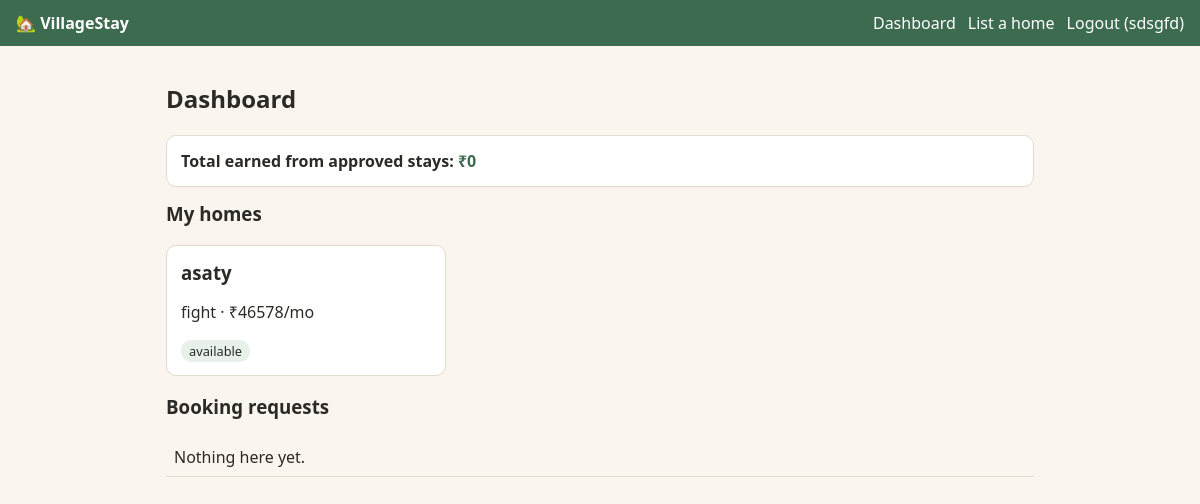
/dashboard (signed in), run on the app's committed database.
### tables this page shows
CREATE TABLE properties (
  id INTEGER PRIMARY KEY AUTOINCREMENT,
  owner_id INTEGER NOT NULL REFERENCES users(id),
  title TEXT NOT NULL,
  village TEXT NOT NULL,
  state TEXT NOT NULL,
  description TEXT,
  rent INTEGER NOT NULL,
  stay_type TEXT NOT NULL CHECK (stay_type IN ('experience','long_term')),
  caretaker INTEGER NOT NULL DEFAULT 0,
  image TEXT,
  verified INTEGER NOT NULL DEFAULT 0,
  status TEXT NOT NULL DEFAULT 'available'
);

### app.py (the view)
@app.route("/dashboard")
@login_required()
def dashboard():
    db, uid = get_db(), session["user_id"]
    if session["role"] == "admin":
        return redirect(url_for("admin"))
    if session["role"] == "owner":
        props = db.execute("SELECT * FROM properties WHERE owner_id=? ORDER BY id DESC", (uid,)).fetchall()
        reqs = db.execute("SELECT b.*, p.title, p.rent, p.caretaker, u.name AS guest_name FROM bookings b "
                          "JOIN properties p ON p.id=b.property_id JOIN users u ON u.id=b.guest_id "
                          "WHERE p.owner_id=? ORDER BY b.id DESC", (uid,)).fetchall()
        earned = sum(split(r["rent"], r["caretaker"])["owner"] * r["months"]
                     for r in reqs if r["status"] == "approved")
        return render_template("dashboard.html", props=props, reqs=reqs, earned=earned)
    reqs = db.execute("SELECT b.*, p.title FROM bookings b JOIN properties p ON p.id=b.property_id "
                      "WHERE b.guest_id=? ORDER BY b.id DESC", (uid,)).fetchall()
    return render_template("dashboard.html", props=[], reqs=reqs)

### app.py (called while the page is built)
def get_db():
    if "db" not in g:
        g.db = sqlite3.connect(DB)
        g.db.row_factory = sqlite3.Row
    return g.db

def login_required(role=None):
    def deco(f):
        @wraps(f)
        def wrapper(*a, **kw):
            if "user_id" not in session:
                return redirect(url_for("login"))
            if role and session.get("role") != role:
                flash("This page is not available for your account type.")
                return redirect(url_for("index"))
            return f(*a, **kw)
        return wrapper
    return deco

### templates/dashboard.html
{% extends "base.html" %}
{% block content %}
<h2>Dashboard</h2>
{% if session.role == 'owner' %}
<div class="box"><b>Total earned from approved stays:</b> <span class="price">₹{{ earned }}</span></div>
<h3>My homes</h3>
<div class="grid">
{% for p in props %}
  <a class="card" href="{{ url_for('property_detail', pid=p.id) }}"><h3>{{ p.title }}</h3>
  <p>{{ p.village }} · ₹{{ p.rent }}/mo</p><span class="tag">{{ p.status }}</span>
  {% if p.verified %}<span class="tag ok">✔ verified</span>{% endif %}</a>
{% else %}<p>No homes yet. <a href="{{ url_for('new_property') }}">List one</a>.</p>{% endfor %}
</div>
{% endif %}
<h3>{{ 'Booking requests' if session.role == 'owner' else 'My requests' }}</h3>
<table>
{% for r in reqs %}
  <tr>
    <td>{{ r.title }}{% if session.role == 'owner' %}<br><small>{{ r.guest_name }}</small>{% endif %}</td>
    <td>{{ r.start_date }}<br><small>{{ r.months }} month(s)</small></td>
    <td>{{ r.status }}</td>
    <td>
    {% if session.role == 'owner' and r.status == 'pending' %}
      <form class="inline" method="post" action="{{ url_for('booking_action', bid=r.id, action='approve') }}"><button>Approve</button></form>
      <form class="inline" method="post" action="{{ url_for('booking_action', bid=r.id, action='reject') }}"><button>Reject</button></form>
    {% elif session.role == 'guest' and r.status in ('pending', 'approved') %}
      <form class="inline" method="post" action="{{ url_for('cancel_booking', bid=r.id) }}"><button>Cancel</button></form>
    {% endif %}
    </td>
  </tr>
{% else %}<tr><td>Nothing here yet.</td></tr>{% endfor %}
</table>
{% endblock %}

### static/style.css (style rules this page uses)
:root { --bg:#faf6ef;--ink:#2b2a26;--green:#3d6b4f;--card:#fff;--line:#e4dccb }
* { box-sizing:border-box }
body { margin:0;font-family:system-ui,sans-serif;background:var(--bg);color:var(--ink) }
.grid { display:grid;grid-template-columns:repeat(auto-fill,minmax(240px,1fr));gap:14px }
.card,.box { background:var(--card);border:1px solid var(--line);border-radius:10px;padding:14px;color:inherit;text-decoration:none }
.card h3 { margin:0 0 6px }
.price { font-weight:700;color:var(--green) }
.tag { background:#e7f0e9;padding:2px 8px;border-radius:99px;font-size:.8rem }
table { width:100%;border-collapse:collapse }
td,th { padding:8px;border-bottom:1px solid var(--line);text-align:left }
.box+.box,.box+h3 { margin-top:14px }

### data on the page
properties: title "asaty", village "fight", rent "46578", status "available"

### other printed values
{{ session.name }} "sdsgfd"
{{ earned }} "0"
{{ 'Booking requests' if session.role == 'owner' else 'My requests' }} "Booking requests"
